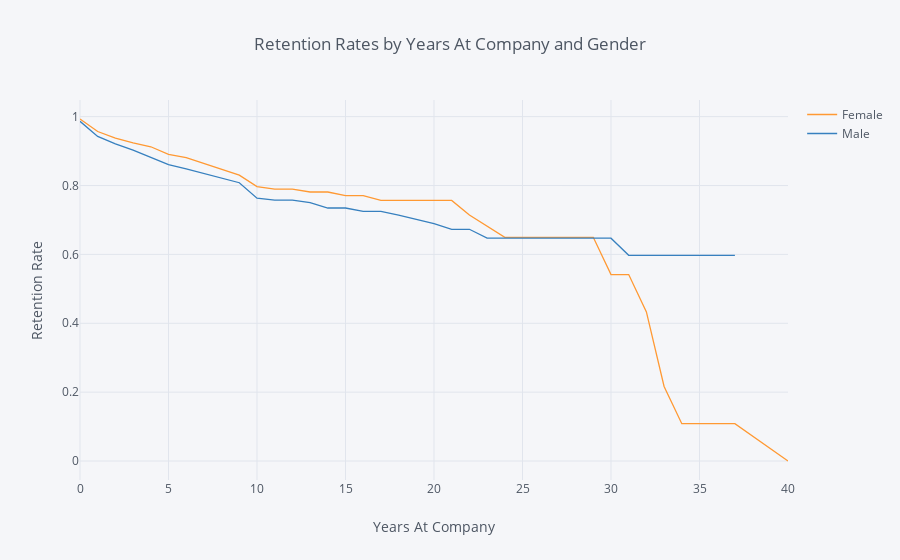

Here is the notebook cell this chart was saved with:
### Markdown cell above
## 2. Compare the plot above with one that plots employee retention rates by gender over the number of years the employee has been working for the company.

### Code cell
rates2 = survival(data, 'Gender', 'YearsAtCompany', 'Attrition')

rates2.iplot(kind='line', xTitle='Years At Company', yTitle='Retention Rate',
            title='Retention Rates by Years At Company and Gender')

### Figure 1 — Plotly figure (JSON) as saved in the notebook; plotly's stock layout.template omitted (floating-point values rounded to 4 significant figures)
{"data": [{"line": {"color": "rgba(255, 153, 51, 1.0)", "dash": "solid", "shape": "linear", "width": 1.3}, "mode": "lines", "name": "Female", "text": "", "type": "scatter", "uid": "0d153ccf-53d3-4708-9d7d-4dfa60b52901", "x": [0, 1, 2, 3, 4, 5, 6, 7, 8, 9, 10, 11, 12, 13, 14, 15, 16, 17, 18, 19, 20, 21, 22, 23, 24, 25, 26, 27, 29, 30, 31, 32, 33, 34, 36, 37, 40], "y": [0.9932, 0.9568, 0.938, 0.9239, 0.9126, 0.8906, 0.8813, 0.8642, 0.8487, 0.8303, 0.7969, 0.7898, 0.7898, 0.7812, 0.7812, 0.7704, 0.7704, 0.7566, 0.7566, 0.7566, 0.7566, 0.7566, 0.7146, 0.6821, 0.6496, 0.6496, 0.6496, 0.6496, 0.6496, 0.5414, 0.5414, 0.4331, 0.2165, 0.1083, 0.1083, 0.1083, 0]}, {"line": {"color": "rgba(55, 128, 191, 1.0)", "dash": "solid", "shape": "linear", "width": 1.3}, "mode": "lines", "name": "Male", "text": "", "type": "scatter", "uid": "69eb1364-ad9a-4692-b129-6efdd3e8af8a", "x": [0, 1, 2, 3, 4, 5, 6, 7, 8, 9, 10, 11, 12, 13, 14, 15, 16, 17, 18, 19, 20, 21, 22, 23, 24, 25, 26, 27, 29, 30, 31, 32, 33, 34, 36, 37, 40], "y": [0.9864, 0.9425, 0.921, 0.9029, 0.8815, 0.861, 0.8483, 0.8342, 0.8206, 0.8081, 0.7634, 0.7577, 0.7577, 0.7506, 0.7347, 0.7347, 0.725, 0.725, 0.714, 0.7021, 0.6894, 0.6729, 0.6729, 0.6471, 0.6471, 0.6471, 0.6471, 0.6471, 0.6471, 0.6471, 0.5973, 0.5973, 0.5973, 0.5973, 0.5973, 0.5973, ""]}], "layout": {"legend": {"bgcolor": "#F5F6F9", "font": {"color": "#4D5663"}}, "paper_bgcolor": "#F5F6F9", "plot_bgcolor": "#F5F6F9", "title": {"font": {"color": "#4D5663"}, "text": "Retention Rates by Years At Company and Gender"}, "xaxis": {"gridcolor": "#E1E5ED", "showgrid": true, "tickfont": {"color": "#4D5663"}, "title": {"font": {"color": "#4D5663"}, "text": "Years At Company"}, "zerolinecolor": "#E1E5ED"}, "yaxis": {"gridcolor": "#E1E5ED", "showgrid": true, "tickfont": {"color": "#4D5663"}, "title": {"font": {"color": "#4D5663"}, "text": "Retention Rate"}, "zerolinecolor": "#E1E5ED"}}}
